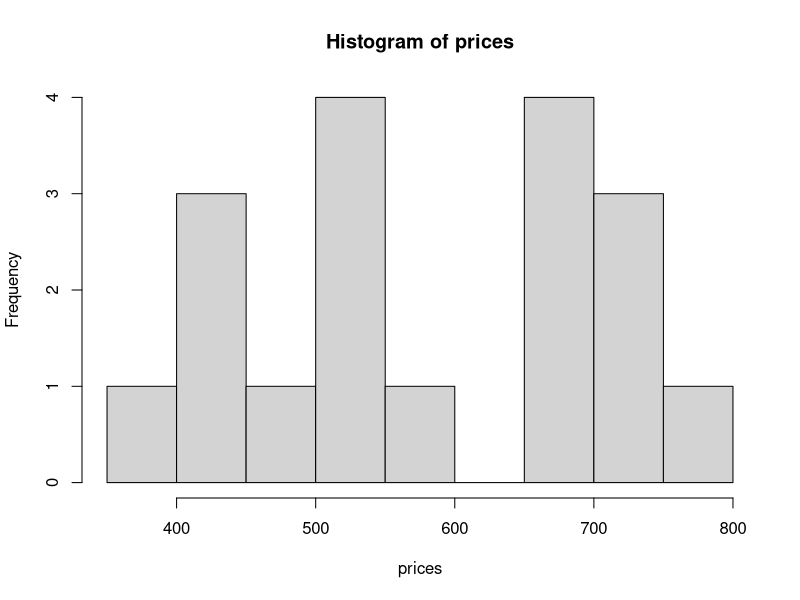
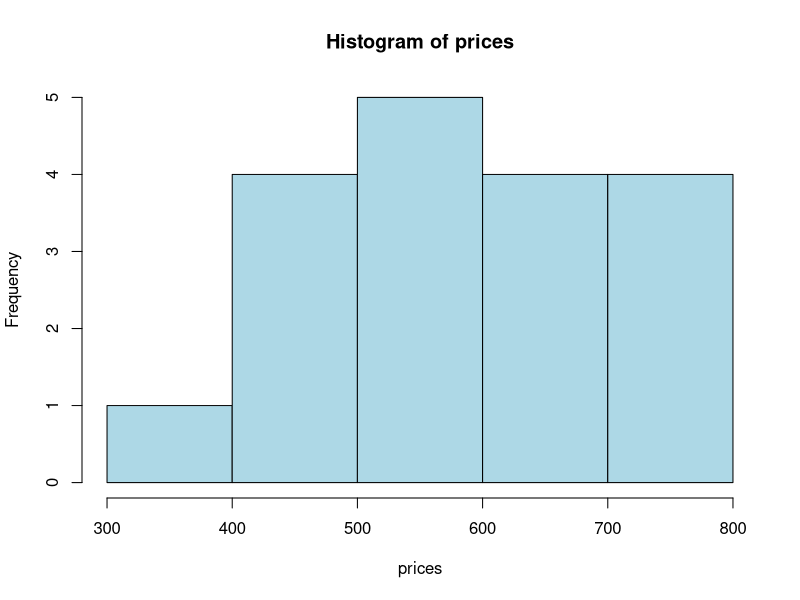
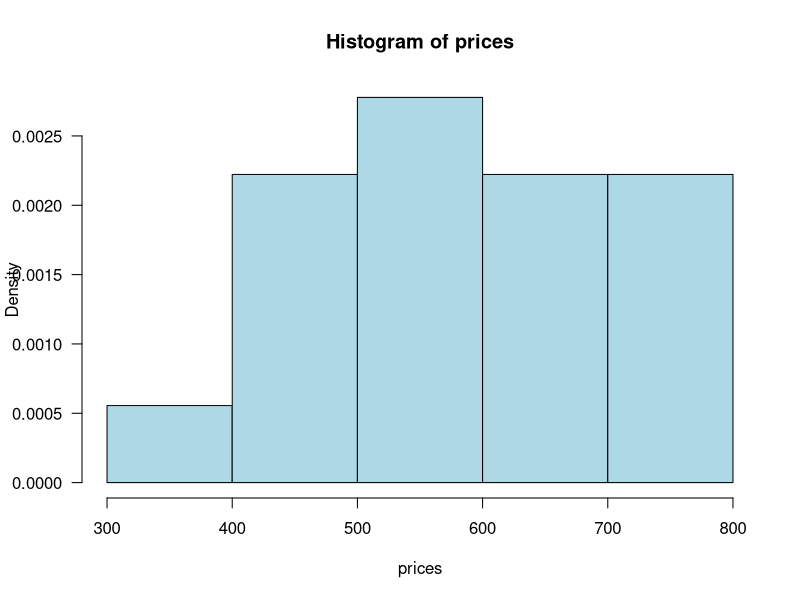
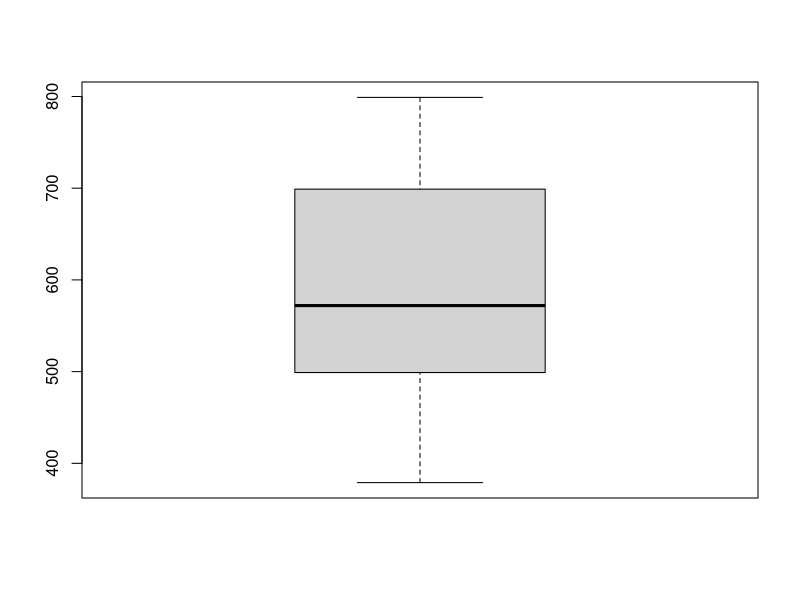
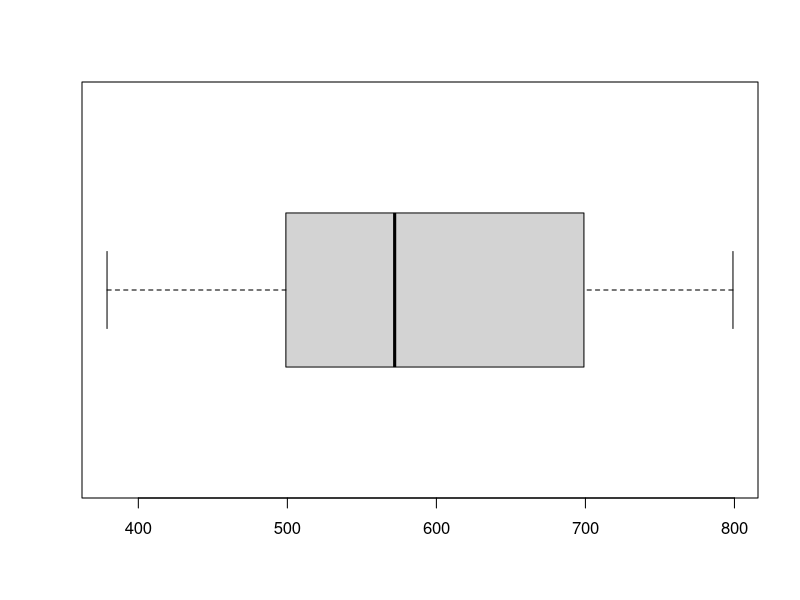
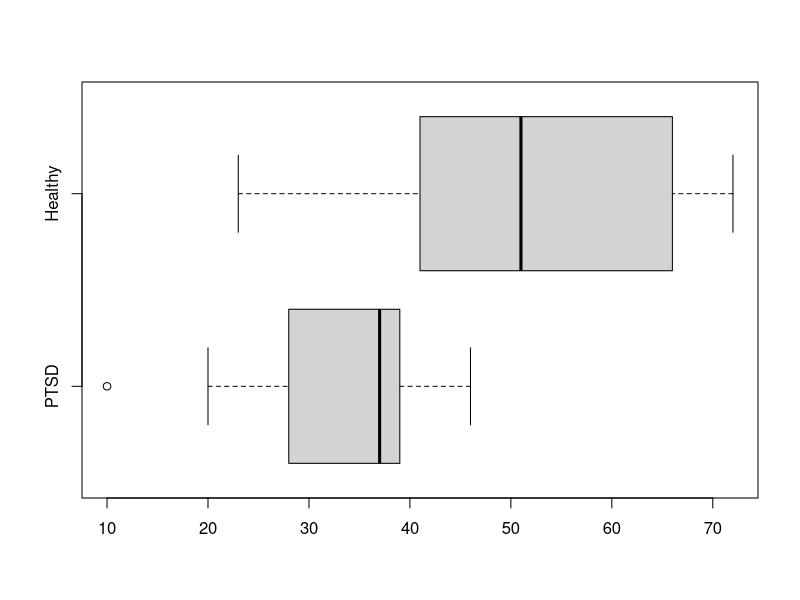
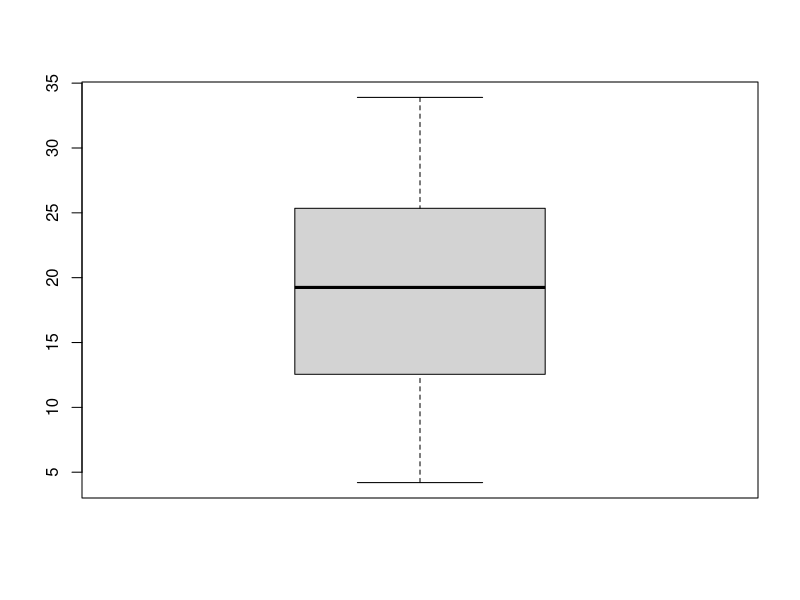
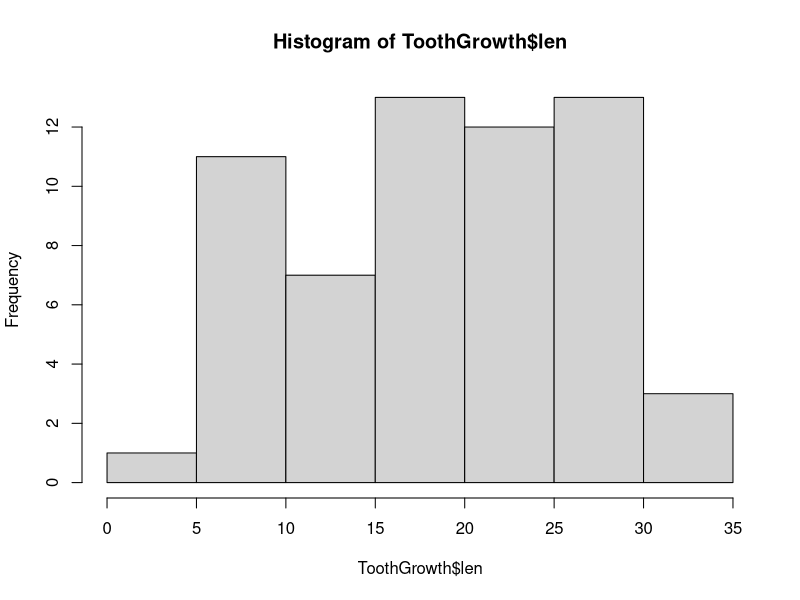

These figures' R source, in order:
## ---- chunk 1
knitr::opts_chunk$set(out.width = '65%', fig.align = 'center')
## ---- chunk 2
prices <- c(379, 425, 450, 450, 499, 529, 535, 535, 545, 599, 665,
            675, 699, 699, 725, 725, 745, 799)
## ---- chunk 3
prices <- c(379, 425, 450, 450, 499, 529, 535, 535, 545, 599, 665,
            675, 699, 699, 725, 725, 745, 799)
stem(prices)
## ---- chunk 4
stem(prices, scale = 2)
stem(prices, scale = .5)
## ---- chunk 5
prices <- c(379, 425, 450, 450, 499, 529, 535, 535, 545, 599, 665,
            675, 699, 699, 725, 725, 745, 799)

hist(prices)
## ---- chunk 6
prices <- c(379, 425, 450, 450, 499, 529, 535, 535, 545, 599, 665,
            675, 699, 699, 725, 725, 745, 799)
hist(prices, breaks = c(300, 400, 500, 600, 700, 800),
     col = "lightblue")
## ---- chunk 7
prices <- c(379, 425, 450, 450, 499, 529, 535, 535, 545, 599, 665,
            675, 699, 699, 725, 725, 745, 799)

hist(prices, freq = FALSE, 
     breaks = c(300, 400, 500, 600, 700, 800),
     col = "lightblue", las = 1)

## ---- chunk 8
prices <- c(379, 425, 450, 450, 499, 529, 535, 535, 545, 599, 665,
            675, 699, 699, 725, 725, 745, 799)

mean(prices)

median(prices)

## quartiles
quantile(prices)

## trimmed mean
mean(prices, trim = .1) ## 10% trimmed off each end
## ---- chunk 9
prices <- c(379, 425, 450, 450, 499, 529, 535, 535, 545, 599, 665,
            675, 699, 699, 725, 725, 745, 799)

var(prices)
## ---- chunk 10
sqrt(var(prices))

sd(prices)
## ---- chunk 11
fivenum(prices)
## ---- chunk 12
prices <- c(379, 425, 450, 450, 499, 529, 535, 535, 545,
            599, 665, 675, 699, 699, 725, 725, 745, 799)

boxplot(prices)

boxplot(prices, horizontal = TRUE)
## ---- chunk 13
PTSD <- c(10, 20, 25, 28, 31, 35, 37, 38, 38, 39, 39, 42, 46)

Healthy <- c(23, 39, 40, 41, 43, 47, 51, 58, 63, 66, 67, 69, 72)

boxplot(PTSD, Healthy, names = c("PTSD", "Healthy"), horizontal = TRUE)
## ---- chunk 14
# The first 5 rows of the data
head(ToothGrowth, 5)

# Five number summary
fivenum(ToothGrowth$len)

# Boxplot 
# '$' extracts the column by name
boxplot(ToothGrowth$len) 

# Stem-and-leaf Plot
stem(ToothGrowth$len)

# Histogram
h <- hist(ToothGrowth$len)

# Cumulative Histogram
h$counts <- cumsum(h$counts)
plot(h)
